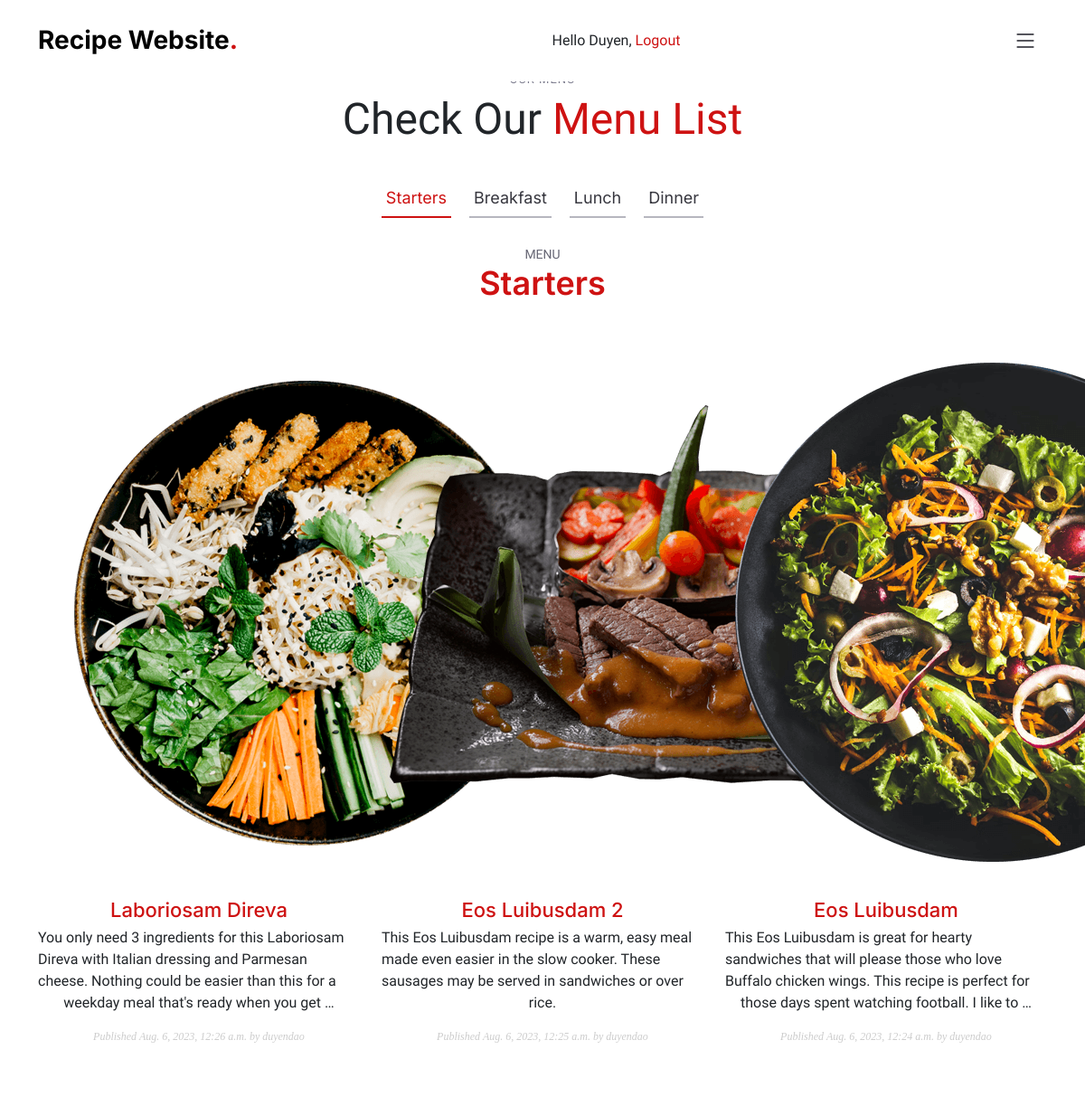
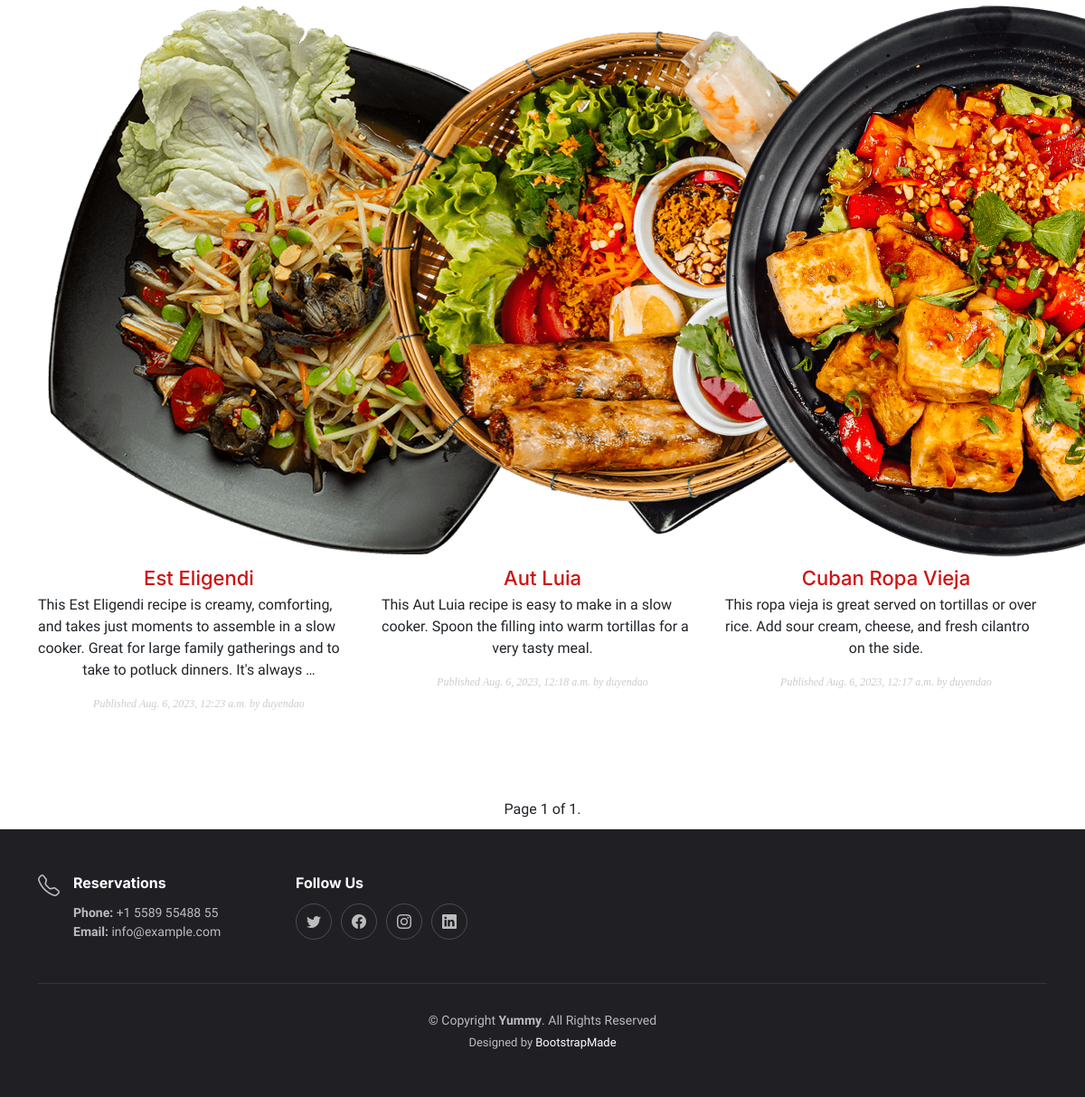
The app's page /recipe/your-post-list/ (signed in) with its own data (2 pictures, top to bottom).
### recipe/models.py (models this page shows, shortened)
class Post(models.Model):
    STATUS_CHOICES = ( ('draft', 'Draft'), ('published', 'Published'), )
    title = models.CharField(max_length=250)
    slug = models.SlugField(max_length=250, unique=True)
    author = models.ForeignKey(User, on_delete=models.CASCADE, related_name='recipe_posts')
    body = models.TextField(blank=True)
    image = models.ImageField(upload_to='posts/image/%Y/%m/%d/', blank=True)
    video = models.FileField(upload_to='posts/video/%Y/%m/%d/', blank=True)
    url = models.URLField()
    publish = models.DateTimeField(default=timezone.now)
    created = models.DateTimeField(auto_now_add=True)
    updated = models.DateTimeField(auto_now=True)
    status = models.CharField(max_length=10, choices=STATUS_CHOICES, default='draft')
    objects = models.Manager() # The default manager.
    published = PublishedManager() # Our custom manager.
    score = models.IntegerField(default=0,
        validators=[
            MaxValueValidator(5),
            MinValueValidator(0),
        ]
    )
    servings = models.IntegerField(default=0)
    ingredients = models.TextField(blank=True)
    direction_step = models.TextField(blank=True)
    nutrition_calories = models.IntegerField(default=0)
    nutrition_carbs = models.IntegerField(default=0)
    nutrition_protein = models.IntegerField(default=0)
    nutrition_fat = models.IntegerField(default=0)
    class Meta:
        ordering = ('-publish',)
    def get_absolute_url(self):
        return reverse('recipe:post_detail', args=[self.publish.year, self.publish.month, self.publish.day, self.slug])

### recipe/views.py (the view)
# urls.py: path('your-post-list/', recipe.views.post_list, name='post_list'),
@login_required
def post_list(request):
    object_list = Post.objects.filter(author_id=request.user.id, status= "published")
    paginator = Paginator(object_list, 6)
    page = request.GET.get('page')
    try:
        posts = paginator.page(page)
    except PageNotAnInteger:
        posts = paginator.page(1)
    except EmptyPage:
        posts = paginator.page(paginator.num_pages)
    return render(request, 'recipe/post/list.html', {'posts': posts,
                                                     'page': page})

### recipe/templates/recipe/post/list.html (shortened to what this page needs)
{% extends "base.html" %}
{% load thumbnail %}
{% block content %}
    <section id="menu" class="menu">
        <div class="container" data-aos="fade-up">
            <div class="section-header">
                <h2>Our Menu</h2>
                <p>Check Our <span> Menu List</span></p>
            </div>
            <ul class="nav nav-tabs d-flex justify-content-center" data-aos="fade-up" data-aos-delay="200">
                <li class="nav-item">
                    <a class="nav-link active show" data-bs-toggle="tab" data-bs-target="#menu-starters">
                        <h4>Starters</h4>
                    </a>
                </li>
                <li class="nav-item">
                    <a class="nav-link" data-bs-toggle="tab" data-bs-target="#menu-breakfast">
                        <h4>Breakfast</h4>
                    </a>
                </li>
                <li class="nav-item">
                    <a class="nav-link" data-bs-toggle="tab" data-bs-target="#menu-lunch">
                        <h4>Lunch</h4>
                    </a>
                </li>
                <li class="nav-item">
                    <a class="nav-link" data-bs-toggle="tab" data-bs-target="#menu-dinner">
                        <h4>Dinner</h4>
                    </a>
                </li>
            </ul>
            <div class="tab-content" data-aos="fade-up" data-aos-delay="300">
                <div class="tab-pane fade active show" id="menu-starters">
                    <div class="tab-header text-center">
                        <p>Menu</p>
                        <h3>Starters</h3>
                    </div>
                    <div class="row gy-5">
                        {% for post in posts %}
                            <div class="col-lg-4 menu-item">
                                {% if post.image %}
                                    {% thumbnail post.image 296x296 crop="smart" as im %}
                                    <a href="{{ post.get_absolute_url }}"><img style="padding-bottom: 10px;" src="{{ im.url }}"  alt=""></a>
                                {% endif %}
                                <h4><a href="{{ post.get_absolute_url }}"> {{ post.title }} </a></h4>
                                <p class="ingredients">
                                    {{ post.body|truncatewords:30|linebreaks }}
                                </p>
                                <p class="date"> Published {{ post.publish }} by {{ post.author }} </p>
                            </div>
                        {% endfor %}
                    </div>
                </div>
            </div>
        </div>
    </section>
    {% include "pagination.html" with page=posts %}
{% endblock %}

### account/templates/base.html (shortened to what this page needs)
{% load static %}
<html lang="en">
    <head>
        <link rel="stylesheet" href="https://cdnjs.cloudflare.com/ajax/libs/font-awesome/4.7.0/css/font-awesome.min.css">
        <link href="{% static "assets/vendor/bootstrap/css/bootstrap.min.css" %}" rel="stylesheet">
        <link href="{% static "assets/vendor/bootstrap-icons/bootstrap-icons.css" %}" rel="stylesheet">
        <link href="{% static "assets/vendor/aos/aos.css" %}" rel="stylesheet">
        <link href="{% static "assets/vendor/glightbox/css/glightbox.min.css" %}" rel="stylesheet">
        <link href="{% static "assets/vendor/swiper/swiper-bundle.min.css" %}" rel="stylesheet">
        <link href="{% static "assets/css/main.css" %}" rel="stylesheet">
        <link href="{% static "assets/css/login.css" %}" rel="stylesheet">
        <link href="{% static "assets/css/recipe.css" %}" rel="stylesheet">
    </head>
    <body>
        <header id="header" class="header fixed-top d-flex align-items-center">
            <div class="container d-flex align-items-center justify-content-between">
                <a href="{% url "home" %}" class="logo d-flex align-items-center me-auto me-lg-0">
                    <h1>Recipe Website<span>.</span></h1>
                </a>
                <span class="user">
                    {% if request.user.is_authenticated %}
                        Hello {{ request.user.first_name }}, <a href="{% url "logout" %}">Logout</a>
                    {% else %}
                        <a href="{% url "login" %}">Log-in</a>
                    {% endif %}
                </span>
                <i class="mobile-nav-toggle mobile-nav-show bi bi-list"></i>
            </div>
        </header>
        <div id="content">
            {% block content %}
            {% endblock %}
        </div>
        <footer id="footer" class="footer">
            <div class="container">
                <div class="row gy-3">
                    <div class="col-lg-3 col-md-6 footer-links d-flex">
                        <i class="bi bi-telephone icon"></i>
                        <div>
                            <h4>Reservations</h4>
                            <p>
                                <strong>Phone:</strong> +1 5589 55488 55<br>
                                <strong>Email:</strong> info@example.com<br>
                            </p>
                        </div>
                    </div>
                    <div class="col-lg-3 col-md-6 footer-links">
                        <h4>Follow Us</h4>
                        <div class="social-links d-flex">
                            <a href="#" class="twitter"><i class="bi bi-twitter"></i></a>
                            <a href="#" class="facebook"><i class="bi bi-facebook"></i></a>
                            <a href="#" class="instagram"><i class="bi bi-instagram"></i></a>
                            <a href="#" class="linkedin"><i class="bi bi-linkedin"></i></a>
                        </div>
                    </div>
                </div>
            </div>
            <div class="container">
                <div class="copyright">
                    &copy; Copyright <strong><span>Yummy</span></strong>. All Rights Reserved
                </div>
                <div class="credits">
                    Designed by <a href="https://bootstrapmade.com/">BootstrapMade</a>
                </div>
            </div>
        </footer>
    </body>
</html>

### recipe/templates/pagination.html (shortened to what this page needs)
<nav aria-label="Page navigation example" style="margin-bottom: 10px;">
    <div class="pagination justify-content-center">
        <span class="step-links">
            <span class="current"> Page {{ page.number }} of {{ page.paginator.num_pages }}.</span>
        </span>
    </div>
</nav>

### account/static/assets/css/main.css (style rules this page uses)
:root { --font-default: "Open Sans", system-ui, -apple-system, "Segoe UI", Roboto, "Helvetica Neue", Arial, "Noto Sans", "Liberation Sans", sans-serif, "Apple Color Emoji", "Segoe UI Emoji", "Segoe UI Symbol", "Noto Color Emoji"; --font-primary: "Amatic SC", sans-serif; --font-secondary: "Inter", sans-serif; }
:root { --color-default: #212529; --color-primary: #ce1212; --color-secondary: #37373f; }
:root { scroll-behavior: smooth; }
body { font-family: var(--font-default); color: var(--color-default); }
a { color: var(--color-primary); text-decoration: none; }
h1, h2, h3, h4, h5, h6 { font-family: var(--font-secondary); }
section { overflow: hidden; padding: 80px 0; }
.section-header { text-align: center; padding-bottom: 30px; }
.section-header h2 { font-size: 13px; letter-spacing: 1px; font-weight: 400; margin: 0; padding: 0; color: #7f7f90; text-transform: uppercase; font-family: var(--font-default); }
.section-header p { margin: 0; font-size: 48px; font-weight: 400; font-family: var(--font-primary); }
.section-header p span { color: var(--color-primary); }
.header { background: #fff; transition: all 0.5s; z-index: 997; height: 90px; border-bottom: 1px solid #fff; }
.header .logo h1 { font-size: 28px; font-weight: 700; color: #000; margin: 0; font-family: var(--font-secondary); }
.header .logo h1 span { color: var(--color-primary); }
section { scroll-margin-top: 90px; }
@media (max-width: 1279px) { .mobile-nav-show { color: var(--color-secondary); font-size: 28px; cursor: pointer; line-height: 0; transition: 0.5s; z-index: 9999; margin: 0 10px 0 20px; } }
.menu .nav-tabs { border: 0; }
.menu .nav-link { margin: 0 10px; padding: 10px 5px; transition: 0.3s; color: var(--color-secondary); border-radius: 0; cursor: pointer; height: 100%; border: 0; border-bottom: 2px solid #b6b6bf; }
.menu .nav-link h4 { font-size: 18px; font-weight: 400; margin: 0; font-family: var(--font-secondary); }
.menu .nav-link.active { color: var(--color-primary); border-color: var(--color-primary); }
.menu .tab-content .tab-header { padding: 30px 0; }
.menu .tab-content .tab-header p { font-size: 14px; text-transform: uppercase; color: #676775; margin-bottom: 0; }
.menu .tab-content .tab-header h3 { font-size: 36px; font-weight: 600; color: var(--color-primary); }
.menu .tab-content .menu-item { -moz-text-align-last: center; text-align-last: center; }
.menu .tab-content .menu-item h4 { font-size: 22px; font-weight: 500; color: var(--color-secondary); font-family: var(--font-secondary); font-weight: 30px; margin-bottom: 5px; }
.menu .tab-content .menu-item .ingredients { font-family: var(--font-secondary); color: #8d8d9b; margin-bottom: 5px; }
.footer { font-size: 14px; background-color: #1f1f24; padding: 50px 0; color: rgba(255, 255, 255, 0.7); }
.footer .icon { margin-right: 15px; font-size: 24px; line-height: 0; }
.footer h4 { font-size: 16px; font-weight: bold; position: relative; padding-bottom: 5px; color: #fff; }
.footer .footer-links { margin-bottom: 30px; }
.footer .social-links a { display: flex; align-items: center; justify-content: center; width: 40px; height: 40px; border-radius: 50%; border: 1px solid rgba(255, 255, 255, 0.2); font-size: 16px; color: rgba(255, 255, 255, 0.7); margin-right: 10px; transition: 0.3s; }
.footer .copyright { text-align: center; padding-top: 30px; border-top: 1px solid rgba(255, 255, 255, 0.1); }
.footer .credits { padding-top: 4px; text-align: center; font-size: 13px; }
.footer .credits a { color: #fff; }

### account/static/assets/css/recipe.css (style rules this page uses)
p.date { color:#ccc; font-family: georgia, serif; font-size: 12px; font-style: italic; }

### records on screen
Post: shows a picture, title "Laboriosam Direva", body "You only need 3 ingredients for this Laboriosam Direva with Italian dressing and Parmesan cheese. Nothing could be easier than this for a weekday meal that's ready when you get …", publish "Aug. 6, 2023, 12:26 a.m.", author "duyendao"
Post: shows a picture, title "Eos Luibusdam 2", body "This Eos Luibusdam recipe is a warm, easy meal made even easier in the slow cooker. These sausages may be served in sandwiches or over rice.", publish "Aug. 6, 2023, 12:25 a.m.", author "duyendao"
Post: shows a picture, title "Eos Luibusdam", body "This Eos Luibusdam is great for hearty sandwiches that will please those who love Buffalo chicken wings. This recipe is perfect for those days spent watching football. I like to …", publish "Aug. 6, 2023, 12:24 a.m.", author "duyendao"
Post: shows a picture, title "Est Eligendi", body "This Est Eligendi recipe is creamy, comforting, and takes just moments to assemble in a slow cooker. Great for large family gatherings and to take to potluck dinners. It's always …", publish "Aug. 6, 2023, 12:23 a.m.", author "duyendao"
Post: shows a picture, title "Aut Luia", body "This Aut Luia recipe is easy to make in a slow cooker. Spoon the filling into warm tortillas for a very tasty meal.", publish "Aug. 6, 2023, 12:18 a.m.", author "duyendao"
Post: shows a picture, title "Cuban Ropa Vieja", body "This ropa vieja is great served on tortillas or over rice. Add sour cream, cheese, and fresh cilantro on the side.", publish "Aug. 6, 2023, 12:17 a.m.", author "duyendao"

### other values on screen
{{ request.user.first_name }} "Duyen"
{{ page.number }} "1"
{{ page.paginator.num_pages }} "1"
